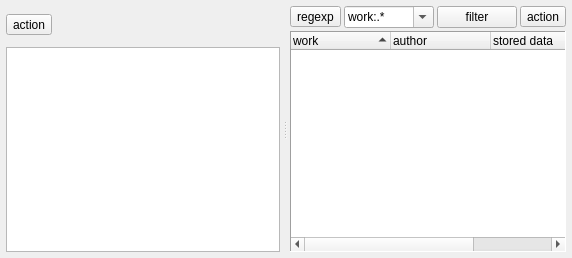
<?xml version="1.0" encoding="UTF-8"?>
<ui version="4.0">
 <class>MArchiveWidget</class>
 <widget class="QWidget" name="MArchiveWidget">
  <property name="geometry">
   <rect>
    <x>0</x>
    <y>0</y>
    <width>572</width>
    <height>258</height>
   </rect>
  </property>
  <property name="windowTitle">
   <string notr="true"/>
  </property>
  <layout class="QVBoxLayout" name="verticalLayout_3">
   <item>
    <widget class="QSplitter" name="splitter">
     <property name="orientation">
      <enum>Qt::Horizontal</enum>
     </property>
     <widget class="QWidget" name="layoutWidget">
      <layout class="QVBoxLayout" name="verticalLayout_2">
       <item>
        <layout class="QHBoxLayout" name="horizontalLayout">
         <item>
          <widget class="QToolButton" name="tbAction">
           <property name="text">
            <string>action</string>
           </property>
           <property name="icon">
            <iconset resource="resfile.qrc">
             <normaloff>:/new/icons/icons/action.png</normaloff>:/new/icons/icons/action.png</iconset>
           </property>
           <property name="checkable">
            <bool>true</bool>
           </property>
           <property name="toolButtonStyle">
            <enum>Qt::ToolButtonTextBesideIcon</enum>
           </property>
          </widget>
         </item>
         <item>
          <spacer name="horizontalSpacer">
           <property name="orientation">
            <enum>Qt::Horizontal</enum>
           </property>
           <property name="sizeHint" stdset="0">
            <size>
             <width>28</width>
             <height>38</height>
            </size>
           </property>
          </spacer>
         </item>
        </layout>
       </item>
       <item>
        <widget class="QTreeWidget" name="treeStruct">
         <property name="contextMenuPolicy">
          <enum>Qt::CustomContextMenu</enum>
         </property>
         <property name="editTriggers">
          <set>QAbstractItemView::NoEditTriggers</set>
         </property>
         <property name="selectionMode">
          <enum>QAbstractItemView::SingleSelection</enum>
         </property>
         <property name="expandsOnDoubleClick">
          <bool>false</bool>
         </property>
         <attribute name="headerVisible">
          <bool>false</bool>
         </attribute>
         <column>
          <property name="text">
           <string>category</string>
          </property>
         </column>
         <column>
          <property name="text">
           <string notr="true">status</string>
          </property>
         </column>
        </widget>
       </item>
      </layout>
     </widget>
     <widget class="QWidget" name="layoutWidget">
      <layout class="QVBoxLayout" name="verticalLayout">
       <item>
        <layout class="QHBoxLayout" name="horizontalLayout_2">
         <item>
          <widget class="QToolButton" name="btRegExpArch">
           <property name="toolTip">
            <string>regexp builder</string>
           </property>
           <property name="text">
            <string>regexp</string>
           </property>
           <property name="icon">
            <iconset resource="resfile.qrc">
             <normaloff>:/new/icons/icons/regexp.png</normaloff>:/new/icons/icons/regexp.png</iconset>
           </property>
           <property name="shortcut">
            <string>Ctrl+I</string>
           </property>
          </widget>
         </item>
         <item>
          <widget class="QComboBox" name="cmbFilterArch">
           <property name="sizePolicy">
            <sizepolicy hsizetype="Expanding" vsizetype="Fixed">
             <horstretch>0</horstretch>
             <verstretch>0</verstretch>
            </sizepolicy>
           </property>
           <property name="editable">
            <bool>true</bool>
           </property>
           <property name="sizeAdjustPolicy">
            <enum>QComboBox::AdjustToContentsOnFirstShow</enum>
           </property>
           <item>
            <property name="text">
             <string notr="true">work:.*</string>
            </property>
           </item>
           <item>
            <property name="text">
             <string notr="true">auth:.*</string>
            </property>
           </item>
           <item>
            <property name="text">
             <string notr="true">file:.*</string>
            </property>
           </item>
           <item>
            <property name="text">
             <string notr="true">tgz:.*</string>
            </property>
           </item>
          </widget>
         </item>
         <item>
          <widget class="QPushButton" name="btFilter">
           <property name="text">
            <string>filter</string>
           </property>
           <property name="icon">
            <iconset resource="resfile.qrc">
             <normaloff>:/new/icons/icons/filter.png</normaloff>:/new/icons/icons/filter.png</iconset>
           </property>
           <property name="shortcut">
            <string>Meta+Ctrl+F</string>
           </property>
           <property name="checkable">
            <bool>true</bool>
           </property>
          </widget>
         </item>
         <item>
          <widget class="QToolButton" name="tbActionArch">
           <property name="text">
            <string>action</string>
           </property>
           <property name="icon">
            <iconset resource="resfile.qrc">
             <normaloff>:/new/icons/icons/action.png</normaloff>:/new/icons/icons/action.png</iconset>
           </property>
           <property name="checkable">
            <bool>true</bool>
           </property>
           <property name="toolButtonStyle">
            <enum>Qt::ToolButtonTextBesideIcon</enum>
           </property>
          </widget>
         </item>
        </layout>
       </item>
       <item>
        <widget class="QTreeWidget" name="treeArchive">
         <property name="contextMenuPolicy">
          <enum>Qt::CustomContextMenu</enum>
         </property>
         <property name="frameShape">
          <enum>QFrame::Panel</enum>
         </property>
         <property name="selectionMode">
          <enum>QAbstractItemView::ExtendedSelection</enum>
         </property>
         <property name="rootIsDecorated">
          <bool>false</bool>
         </property>
         <property name="itemsExpandable">
          <bool>false</bool>
         </property>
         <property name="sortingEnabled">
          <bool>true</bool>
         </property>
         <property name="expandsOnDoubleClick">
          <bool>false</bool>
         </property>
         <attribute name="headerMinimumSectionSize">
          <number>50</number>
         </attribute>
         <attribute name="headerShowSortIndicator" stdset="0">
          <bool>true</bool>
         </attribute>
         <attribute name="headerStretchLastSection">
          <bool>true</bool>
         </attribute>
         <column>
          <property name="text">
           <string>work</string>
          </property>
         </column>
         <column>
          <property name="text">
           <string>author</string>
          </property>
         </column>
         <column>
          <property name="text">
           <string>stored data</string>
          </property>
         </column>
         <column>
          <property name="text">
           <string>index</string>
          </property>
         </column>
        </widget>
       </item>
      </layout>
     </widget>
    </widget>
   </item>
  </layout>
 </widget>
 <layoutdefault spacing="3" margin="3"/>
 <resources>
  <include location="resfile.qrc"/>
 </resources>
 <connections/>
</ui>
